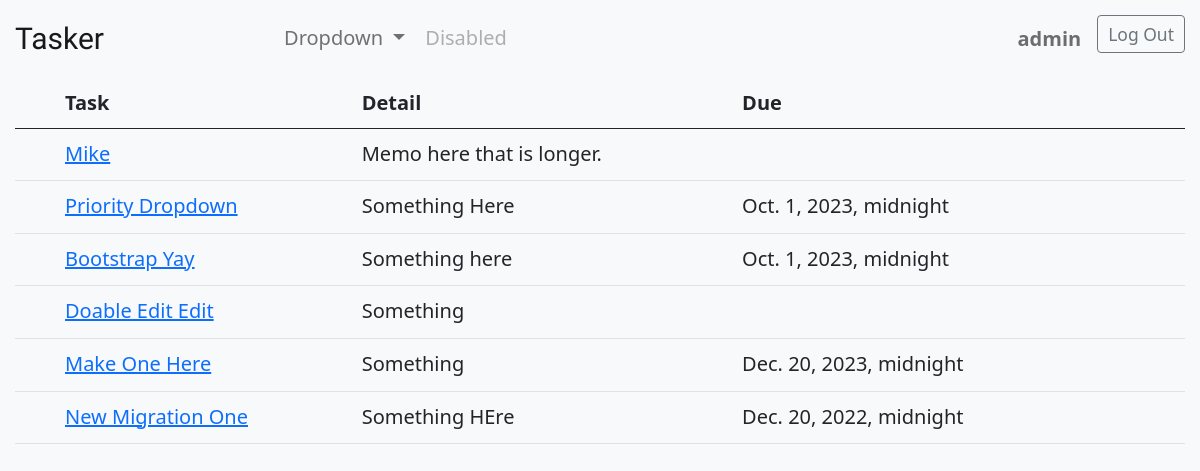
Page /todo/ (signed in) on the earlier database version.
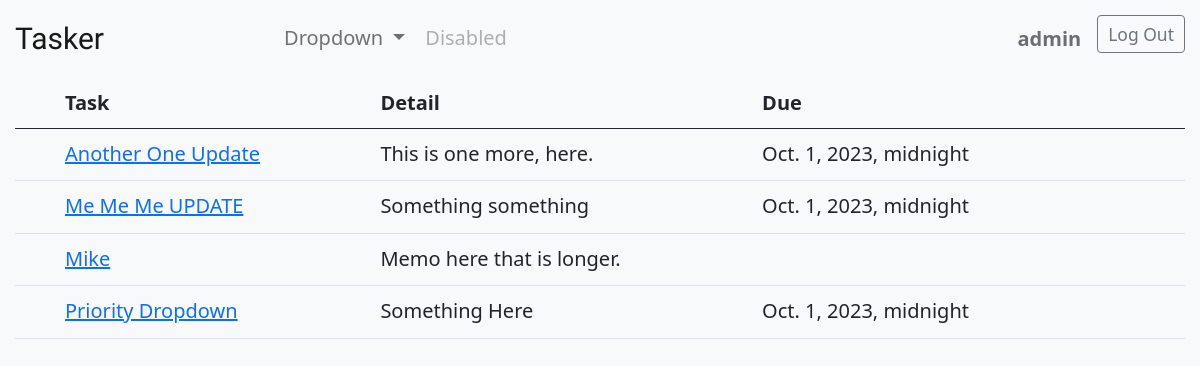
Same page on the later database version.
### todo/models.py (models this page shows, shortened)
class Todo(models.Model):
    title = models.CharField(max_length=169)
    memo = models.TextField(blank=True)
    created = models.DateTimeField(auto_now_add=True)
    duedate = models.DateTimeField(null=True, blank=True)
    datecompleted = models.DateTimeField(null=True, blank=True)
    important = models.CharField(max_length=6, choices=PRIORITY_CHOICES)
    user = models.ForeignKey(User, on_delete=models.CASCADE)

### todo/views.py (the view)
# urls.py: path('todo/', views.currenttodo, name='currenttodo'),
@login_required
def currenttodo(request):
    todos = Todo.objects.filter(user=request.user, datecompleted__isnull=True)
    return render(request, 'todo/currenttodo.html', {'todos':todos})

### todo/templates/todo/currenttodo.html (shortened to what this page needs)
{% extends 'todo/base.html' %}
{% load static %}
{% block content %}
    <div class="container">
        <table class="table">
            <thead>
                <th></th>
                <th>Task</th>
                <th>Detail</th>
                <th>Due</th>
                <th></th>
                <th></th>
            </thead>
            {% for todo in todos %}
                <tr>
                    <td class="icon">
                        {% if todo.important == 'High' %}
                        <i class="bi bi-chevron-double-up" style="color: rgba(245,6,6,1);"></i>
                            {% elif todo.important == 'Medium' %}
                            <i class="bi bi-chevron-double-right" style="color: rgba(241,210,33,1);"></i>
                                {% elif todo.important == 'Low' %}
                                <i class="bi bi-chevron-double-down" style="color: rgba(18,193,25,1);"></i>
                                {% else %}
                                <i class="bi bi-box" style="color: rgba(123,126,123,1);"></i>
                        {% endif %}                    </td>
                    <td>
                        <a href="{% url 'viewtodo' todo.id %}">
                                {{ todo.title }}
                        </a>
                    </td>
                    <td class="memo">{{ todo.memo }}</td>
                    <td>
                        {% if todo.duedate is not None %}
                            {{ todo.duedate }}
                        {% endif %}
                    </td>
                    <td class="icon">
                        <form method="POST" action="{% url 'completetodo' todo.id %}">
                            <button type="submit" class="hidebtn">
                                <svg class="bi" fill="currentColor">
                                    <use xlink:href="{% static 'todo/icons/bootstrap-icons.svg' %}#bullseye"/>
                                </svg>
                            </button>
                        </form>
                    </td>
                    <td class="icon">
                        <form method="POST" action="{% url 'deletetodo' todo.id %}">
                            <button type="submit" class="hidebtn">
                                <svg class="bi text-danger" fill="currentColor">
                                    <use xlink:href="{% static 'todo/icons/bootstrap-icons.svg' %}#x-circle-fill"/>
                                </svg>
                            </button>
                        </form>
                    </td>
                </tr>
            {% endfor %}
        </table>
    </div>
{% endblock content %}

Differences in the rows shown:
no longer on this page (row edited): Todo: important "High" (drawn), title "Bootstrap Yay", memo "Something here", duedate "Oct. 1, 2023, midnight"
no longer on this page (row edited): Todo: important "High" (drawn), title "Doable Edit Edit", memo "Something"
no longer on this page (row edited): Todo: important "High" (drawn), title "Make One Here", memo "Something", duedate "Dec. 20, 2023, midnight"
no longer on this page (row edited): Todo: important "Medium" (drawn), title "New Migration One", memo "Something HEre", duedate "Dec. 20, 2022, midnight"
now on this page (row edited): Todo: important "High" (drawn), title "Another One Update", memo "This is one more, here.", duedate "Oct. 1, 2023, midnight"
now on this page (row edited): Todo: important "Medium" (drawn), title "Me Me Me UPDATE", memo "Something something", duedate "Oct. 1, 2023, midnight"
